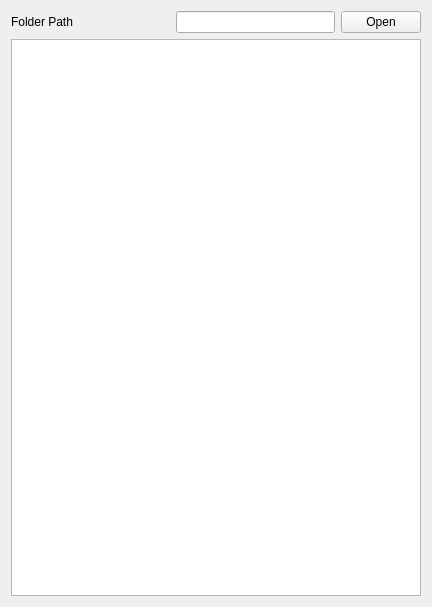
<?xml version="1.0" encoding="UTF-8"?>
<ui version="4.0">
 <class>Form</class>
 <widget class="QWidget" name="Form">
  <property name="geometry">
   <rect>
    <x>0</x>
    <y>0</y>
    <width>432</width>
    <height>607</height>
   </rect>
  </property>
  <property name="windowTitle">
   <string>Form</string>
  </property>
  <layout class="QGridLayout" name="gridLayout_2">
   <item row="0" column="1">
    <layout class="QHBoxLayout" name="horizontalLayout">
     <item>
      <widget class="QLabel" name="label">
       <property name="text">
        <string>Folder Path</string>
       </property>
      </widget>
     </item>
     <item>
      <widget class="QLineEdit" name="lineEdit_folder_path">
       <property name="sizePolicy">
        <sizepolicy hsizetype="Preferred" vsizetype="Fixed">
         <horstretch>0</horstretch>
         <verstretch>0</verstretch>
        </sizepolicy>
       </property>
      </widget>
     </item>
     <item>
      <widget class="QPushButton" name="pushButton_open_folder">
       <property name="sizePolicy">
        <sizepolicy hsizetype="Maximum" vsizetype="Fixed">
         <horstretch>0</horstretch>
         <verstretch>0</verstretch>
        </sizepolicy>
       </property>
       <property name="text">
        <string>Open</string>
       </property>
      </widget>
     </item>
    </layout>
   </item>
   <item row="1" column="1">
    <layout class="QGridLayout" name="gridLayout">
     <item row="0" column="0">
      <widget class="QTableWidget" name="tableWidget"/>
     </item>
    </layout>
   </item>
  </layout>
 </widget>
 <resources/>
 <connections/>
</ui>
